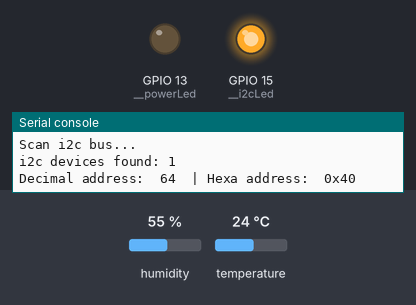
Recording of a program running on a simulated ESP8266 board running MicroPython. On the bench: output pins drawn as LEDs (lit = HIGH), the last lines printed to the serial console. The inputs (shaded band) are chosen by the test bench; at power-on: humidity 55 %, temperature 24 °C. WiFi joins after 1.5 s; no MQTT or app messages arrive unless stated; values from a settings file that is not in the repository are placeholders; deep sleep restarts the program when it ends; files that are not in the repository are absent; library files of the repository ran but are not shown: i2c_scanner.py.

Above: at 1.6 s.
At 3.7 s:
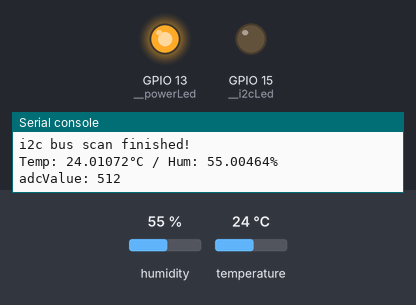
At 4.2 s:
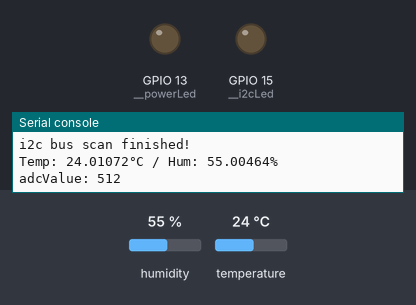
Timing chart, 0 to 5.7 s (numbered marks = the images above):
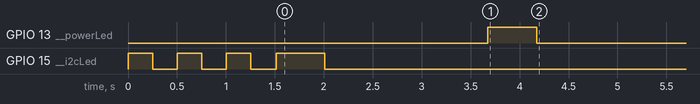

Measured:
- by itself, GPIO 13 (__powerLed): HIGH → LOW at 4.2 s

The program:

main.py
```python
# NodeMCU Pinout https://pradeepsinghblog.files.wordpress.com/2016/04/nodemcu_pins.png?w=616
# ESP8266 Micropython Tutorial https://docs.micropython.org/en/latest/esp8266/tutorial/intro.html
# MicroPython Libs https://github.com/pfalcon/micropython-lib
# MicroPython Pycharm Plugin Tutorial https://github.com/vlasovskikh/intellij-micropython
import time
import upip
import machine
import i2c_scanner
import networkConfig
import IOConfig
import os

# Wifi is needed for installing the packages
networkConfig.connect_wifi()

# TODO: test later with list
pkgList = ["micropython-io-0.1.tar.gz", "micropython-xmltok2-0.2.tar.gz",
           "micropython-xml.etree.ElementTree-0.1.1.tar.gz", "micropython-umqtt.simple-1.3.4.tar.gz"]

try:
    f = open('lib/io.py', "r")
    io_exists = True
    f.close()
    print('io.py already installed.')
except OSError:
    io_exists = False
if not io_exists:
    upip.install("micropython-io")

try:
    f = open('lib/xmltok2.py', "r")
    xmltok2_exists = True
    f.close()
    print('xmltok2.py already installed.')
except OSError:
    xmltok2_exists = False
if not xmltok2_exists:
    upip.install("micropython-xmltok2")

try:
    f = open('lib/xml/etree/ElementTree.py', "r")
    xml_exists = True
    f.close()
    print('ElementTree.py already installed.')
except OSError:
    xml_exists = False
if not xml_exists:
    upip.install("micropython-xml.etree.ElementTree")

try:
    f = open('lib/umqtt/simple.py', "r")
    xml_exists = True
    f.close()
    print('umqtt.simple.py already installed.')
except OSError:
    xml_exists = False
if not xml_exists:
    upip.install("micropython-umqtt.simple")

from webSocket import WebSocket
from htu21d import HTU21D


__ledOn = 'on'
__ledOff = 'off'


def main():
    # start Power LED
    sensor = HTU21D()
    temp = sensor.get_temp()
    hum = sensor.get_hum()
    print('Temp: %s°C / Hum: %s%%' % (temp, hum))
    adcValue = IOConfig.__adcPin.read()
    print('adcValue: %s' % adcValue)
    networkConfig.mqtt_subscribe("1", "temp", "c", sensor.get_temp())
    networkConfig.mqtt_subscribe("2", "rel_hum", "p", sensor.get_hum())
    networkConfig.mqtt_subscribe("3", "analog_sensor", "null", adcValue)
    # ws = WebSocket()
    # ws.set_html()
    IOConfig.setPowerLED(__ledOn)
    switchState = IOConfig.__sleepSwitch.value()
    if switchState == 1:
        time.sleep(0.5)
        machine.deepsleep()
    else:
        pass


if __name__ == '__main__':
    # configure rtc für DEEPSLEEP wake up
    rtc = machine.RTC()
    rtc.irq(trigger=rtc.ALARM0, wake=machine.DEEPSLEEP)
    # DEEPSLEEP 60 minutes
    rtc.alarm(rtc.ALARM0, 3600000)
    # get free space
    # https://forum.micropython.org/viewtopic.php?f=16&t=2361&hilit=statvfs
    fs_stat = os.statvfs('/')
    fs_size = fs_stat[0] * fs_stat[2]
    fs_free = fs_stat[0] * fs_stat[3]
    print("File System Size {:,} - Free Space {:,}".format(fs_size, fs_free))
    i2c_scanner.scan()
    # networkConfig.set_access_point()
    # main loop start here
    main()
```

networkConfig.py
```python
# Tutorial form https://github.com/lvidarte/esp8266/wiki/MicroPython:-Network-Basics

import network
import settings
import time
import IOConfig
from umqtt.simple import MQTTClient

__ledOn = 'on'
__ledOff = 'off'
__myDeviceAdd = "34.206.242.200"


def set_access_point():
    ap_if = network.WLAN(network.AP_IF)
    ap_if.active(True)
    ap_if.config(essid=settings._ssidAS, password=settings._asPassword)


def connect_wifi():
    sta_if = network.WLAN(network.STA_IF)
    if not sta_if.isconnected():
        print('connecting to network...')
        sta_if.active(True)
        sta_if.connect(settings._ssid, settings._wifiPassword)
        while not sta_if.isconnected():
            IOConfig.i2cLED(__ledOn)
            time.sleep(0.25)
            IOConfig.i2cLED(__ledOff)
            time.sleep(0.25)
            pass
    print('network config:', sta_if.ifconfig())


# infos: http://mydevices.com/cayenne/docs/cayenne-mqtt-api/#cayenne-mqtt-api-manually-publishing-subscribing
# check infos for cayenne mqtt formats
def mqtt_subscribe(topic, type, unit, value):
    # convert topic and msg into cayenne format
    cayenneTopic = "v1/%s/things/%s/data/%s" % (settings._mqttUsername, settings._mqttClientId, topic)
    cayenneMsg = "%s,%s=%s" % (type, unit, str(value)[:5])

    mqttClient = MQTTClient(client_id=settings._mqttClientId, server=__myDeviceAdd,
                             user=settings._mqttUsername, password=settings._mqttPassword)
    # mqttClient = MQTTClient("umqtt_client", server=settings._raPiIp)
    mqttClient.connect()
    # print(cayenneTopic)
    # print(cayenneMsg)
    time.sleep(0.1)
    mqttClient.publish("%s" % cayenneTopic, "%s" % cayenneMsg)
    mqttClient.disconnect()


def main():
    connect_wifi()


if __name__ == '__main__':
    # main loop start here
    main()
```

IOConfig.py
```python
# Configuration for IO's

import machine

__powerLed = machine.Pin(13, machine.Pin.OUT)
__i2cLed = machine.Pin(15, machine.Pin.OUT)
__adcPin = machine.ADC(0)
__sleepSwitch = machine.Pin(12, machine.Pin.IN, machine.Pin.PULL_UP)


def setPowerLED(state):
    if state == 'on':
        __powerLed.on()
    else:
        __powerLed.off()


def i2cLED(state):
    if state == 'on':
        __i2cLed.on()
    else:
        __i2cLed.off()


def main():
    pass


if __name__ == '__main__':
    # main loop start here
    main()
```

webSocket.py
```python
import socket
import io
from htu21d import HTU21D
import IOConfig
# import xml.etree.ElementTree as et

# data = ""


class WebSocket:

    addr = socket.getaddrinfo('0.0.0.0', 80)[0][-1]

    def __init__(self):
        self.s = socket.socket()
        self.s.bind(self.addr)
        self.s.listen(1)
        print('listening on', self.addr)

        # root = et.fromstring(data)
        # et = et.parse(io.StringIO(data))
        # root = et.getroot()
        # e = root[0][1].text

    def set_html(self):

        # TODO add in while loop! for live tracking
        while True:
            sensor = HTU21D()
            temp = sensor.get_temp()
            hum = sensor.get_hum()
            adcValue = IOConfig.__adcPin.read()
            html = "<!DOCTYPE html>" \
                   "<html><head>\
                    <title>Welcome</title>\
                        </head><body> <h1>ESP8266 Settings</h1>\
                            <p>Temp:" + str(temp) + "C</p>\
                            <p>Hum:" + str(hum) + "%</p>\
                            <p>ADCValue:" + str(adcValue) + "</p>\
                    </body></html>"
            cl, addr = self.s.accept()
            print('client connected from', self.addr)
            cl.send(html)
            cl.close()
```

htu21d.py
```python
# lib for htu21d
# idea from https://github.com/julianhille/htu21d-esp8266/blob/master/htu21d.py

from machine import I2C, Pin
import time


class HTU21D:

    __DEVICEADRESS = 0x40
    __TEMPADDRESS = 0xE3
    __HUMADRESS = 0xE5

    def __init__(self):

        # TODO: frequency ist very low, because of long wires and solder-points??
        # need to be tested with direct wired pins !
        self.i2c = I2C(scl=Pin(5), sda=Pin(4), freq=100000)

    def _crc_check(self, value):
        """CRC check data
                Notes:
                    stolen from https://github.com/sparkfun/HTU21D_Breakout

                Args:
                    value (bytearray): data to be checked for validity
                Returns:
                    True if valid, False otherwise
                """
        remainder = ((value[0] << 8) + value[1]) << 8
        remainder |= value[2]
        divisor = 0x988000

        for i in range(0, 16):
            if remainder & 1 << (23 - i):
                remainder ^= divisor
            divisor >>= 1

        if remainder == 0:
            return True
        else:
            return False

    def raw_measurement(self, mem_address):
        """
        get the raw data from the mem_address

        :param mem_address:

        :return raw_data:
        """

        self.i2c.start()
        self.i2c.writeto_mem(int(self.__DEVICEADRESS), int(mem_address), '')
        # really important! without pause ETIMEOUT
        time.sleep(0.1)
        self.i2c.stop()
        data = bytearray(3)
        self.i2c.readfrom_into(self.__DEVICEADRESS, data)
        if not self._crc_check(data):
            raise ValueError()
        raw_data = (data[0] << 8) + data[1]
        raw_data &= 0xFFFC
        return raw_data

    def get_temp(self):
        # calculate real temperature from raw-data
        # returns temp
        raw_data = self.raw_measurement(self.__TEMPADDRESS)
        temp = -46.85 + (175.72 * raw_data / 65536)
        return temp

    def get_hum(self):
        # calculate real humidity from raw-data
        # returns hum
        raw_data = self.raw_measurement(self.__HUMADRESS)
        hum = -6 + (125.0 * raw_data / 65536)
        return hum
```
